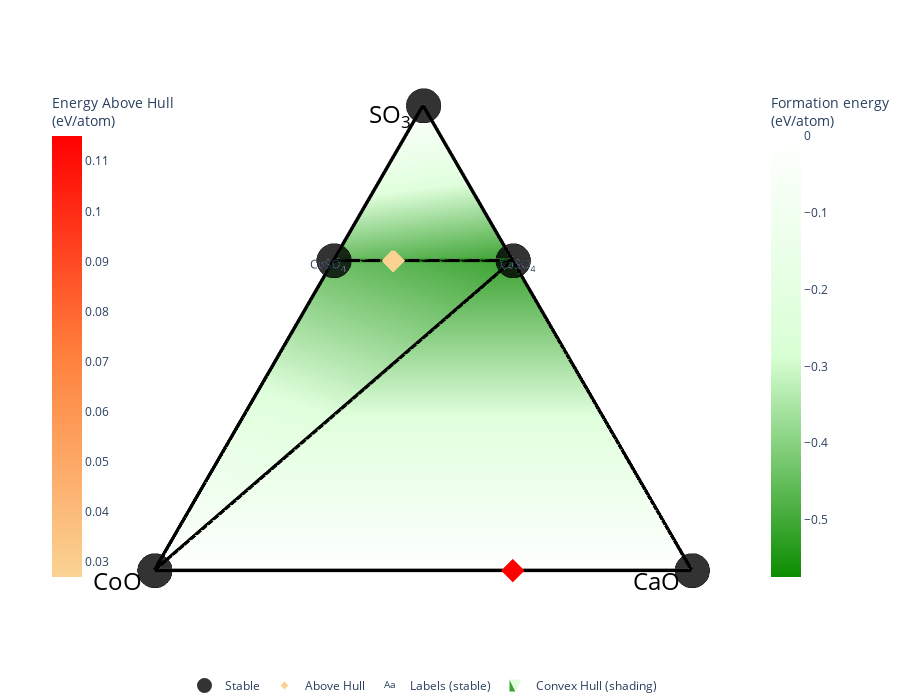

The notebook cell this image was saved under:
### Code cell
phase_diagram_2 = CompoundPhaseDiagram(entries,[Composition("CaO"),
                                                Composition("CoO"),
                                                Composition("SO3")])

compound_plotter_2 = PDPlotter(phase_diagram_2, show_unstable=True, backend = "matplotlib",  markersize=20)
z = compound_plotter_2.get_plot(label_unstable=False, label_stable=False)
#z.savefig('40-CaCo2S3O12.pdf')
z.show()   

compound_plotter_2 = PDPlotter(phase_diagram_2, show_unstable = 0.2, markerize=20)
y = compound_plotter_2.get_plot(phase_diagram_2, label_unstable=True)
y.show()

### Figure 1 — Plotly figure (JSON) as saved in the notebook; plotly's stock layout.template omitted (floating-point values rounded to 4 significant figures)
{"data": [{"hoverinfo": "none", "line": {"color": "rgba(0,0,0,1.0)", "width": 7}, "mode": "lines", "showlegend": false, "type": "scatter3d", "x": [0.5774, 0.5774, null, 0.5774, 0, null, 0.5774, 0, null, 0.5774, 0.866, null, 0.5774, 0, null, 0, 0, null, 0.5774, 0.866, null], "y": [0.6667, 0.3333, null, 0.6667, 1, null, 0.3333, 0, null, 0.6667, 0.5, null, 0.3333, 1, null, 1, 0, null, 0.3333, 0.5, null], "z": [-0.491, -0.5746, null, -0.491, 0, null, -0.5746, 0, null, -0.491, 0, null, -0.5746, 0, null, 0, 0, null, -0.5746, 0, null]}, {"hoverinfo": "none", "line": {"color": "rgba (0, 0, 0, 0.4)", "dash": "solid", "width": 1}, "mode": "lines", "showlegend": false, "type": "scatter3d", "x": [0.866, 0, null, 0.866, 0, null, 0.866, 0, null, 0.866, 0, null, 0, 0, null, 0, 0, null, 0.866, 0.866, null, 0, 0, null, 0, 0, null], "y": [0.5, 1, null, 0.5, 1, null, 0.5, 0, null, 0.5, 0, null, 1, 0, null, 1, 0, null, 0.5, 0.5, null, 1, 1, null, 0, 0, null], "z": [0, 0, null, -0.5746, -0.5746, null, 0, 0, null, -0.5746, -0.5746, null, 0, 0, null, -0.5746, -0.5746, null, 0, -0.5746, null, 0, -0.5746, null, 0, -0.5746, null]}, {"colorbar": {"len": 0.75, "title": {"text": "Formation energy<br>(eV/atom)"}, "x": 0.9}, "colorscale": [[0, "#0c8c00"], [0.5, "#d8ffd4"], [1, "#ffffff"]], "flatshading": true, "hoverinfo": "none", "i": [4, 4, 3], "intensity": [-0.491, -0.5746, -0.4916, 0, 0, 0], "j": [5, 0, 0], "k": [1, 1, 1], "lighting": {"ambient": 1, "diffuse": 0}, "name": "Convex Hull (shading)", "opacity": 0.8, "showlegend": true, "type": "mesh3d", "x": [0.5774, 0.5774, 0.5774, 0.866, 0, 0], "y": [0.6667, 0.3333, 0.5556, 0.5, 1, 0], "z": [-0.491, -0.5746, -0.4916, 0, 0, 0]}, {"hoverinfo": "skip", "mode": "text", "name": "Labels (stable)", "opacity": 1, "showlegend": true, "text": ["CoSO<sub>4</sub>", "CaSO<sub>4</sub>"], "textposition": ["middle center", "middle center"], "type": "scatter3d", "visible": true, "x": [0.5674, 0.5674], "y": [0.6767, 0.3233], "z": [-0.4335, -0.5171]}, {"hoverinfo": "text", "hoverlabel": {"font": {"size": 14}}, "hovertext": ["CaCo<sub>2</sub>(SO<sub>4</sub>)<sub>3</sub> (None) <br> -0.492 eV/atom (+0.027 eV/atom)", "Ca<sub>2</sub>CoO<sub>3</sub> (None) <br> 0.115 eV/atom (+0.115 eV/atom)"], "marker": {"color": [0.027, 0.115], "colorbar": {"len": 0.75, "title": {"text": "Energy Above Hull<br>(eV/atom)"}, "x": 0.05}, "colorscale": [[0, "#fad393"], [0.5, "#ff813d"], [1, "#ff0000"]], "size": 6, "symbol": "diamond"}, "mode": "markers", "name": "Above Hull", "showlegend": true, "type": "scatter3d", "x": [0.5774, 0], "y": [0.5556, 0.3333], "z": [-0.492, 0.115]}, {"error_z": {"array": [0, 0, 0, 0, 0], "color": "darkgray", "thickness": 5, "type": "data", "width": 10}, "hoverinfo": "text", "hoverlabel": {"font": {"size": 14}}, "hovertext": ["CoSO<sub>4</sub> (None) <br> -0.491 eV/atom", "CaSO<sub>4</sub> (None) <br> -0.575 eV/atom", "CoO (None) <br> 0.0 eV/atom", "CaO (None) <br> 0.0 eV/atom", "SO<sub>3</sub> (None) <br> 0.0 eV/atom"], "marker": {"color": "black", "line": {"color": "black", "width": 3}, "opacity": 0.8, "size": 12}, "mode": "markers", "name": "Stable", "showlegend": true, "type": "scatter3d", "x": [0.5774, 0.5774, 0, 0, 0.866], "y": [0.6667, 0.3333, 1, 0, 0.5], "z": [-0.491, -0.575, 0, 0, 0]}], "layout": {"autosize": true, "height": 700, "hovermode": "closest", "legend": {"orientation": "h", "traceorder": "reversed", "x": 0.5, "xanchor": "center", "y": 0, "yanchor": "top"}, "margin": {"b": 10, "l": 0, "pad": 0, "r": 0, "t": 0}, "paper_bgcolor": "rgba(0,0,0,0)", "plot_bgcolor": "rgba(0,0,0,0)", "scene": {"annotations": [{"align": "center", "font": {"color": "#000000", "size": 24}, "opacity": 1, "showarrow": false, "text": "CoO", "x": 0, "xanchor": "right", "xshift": -10, "y": 1, "yanchor": "auto", "yshift": -10, "z": -0.5171}, {"align": "center", "font": {"color": "#000000", "size": 24}, "opacity": 1, "showarrow": false, "text": "CaO", "x": 0, "xanchor": "right", "xshift": -10, "y": 0, "yanchor": "auto", "yshift": -10, "z": -0.5171}, {"align": "center", "font": {"color": "#000000", "size": 24}, "opacity": 1, "showarrow": false, "text": "SO<sub>3</sub>", "x": 0.866, "xanchor": "right", "xshift": -10, "y": 0.5, "yanchor": "auto", "yshift": -10, "z": -0.5171}, {"opacity": 0, "text": "", "x": 1, "y": 1, "z": 0}], "aspectratio": {"x": 1.7, "y": 1.7, "z": 1.2}, "camera": {"center": {"x": -0.1, "y": 0, "z": -0.15}, "eye": {"x": -0.1, "y": 0, "z": 2.5}, "projection": {"type": "orthographic"}}, "xaxis": {"autorange": true, "showaxeslabels": false, "showgrid": false, "showline": false, "showspikes": false, "showticklabels": false, "ticks": "", "visible": false, "zeroline": false}, "yaxis": {"autorange": true, "showaxeslabels": false, "showgrid": false, "showline": false, "showspikes": false, "showticklabels": false, "ticks": "", "visible": false, "zeroline": false}, "zaxis": {"autorange": true, "showaxeslabels": false, "showgrid": false, "showline": false, "showspikes": false, "showticklabels": false, "ticks": "", "visible": false, "zeroline": false}}, "showlegend": true}}
